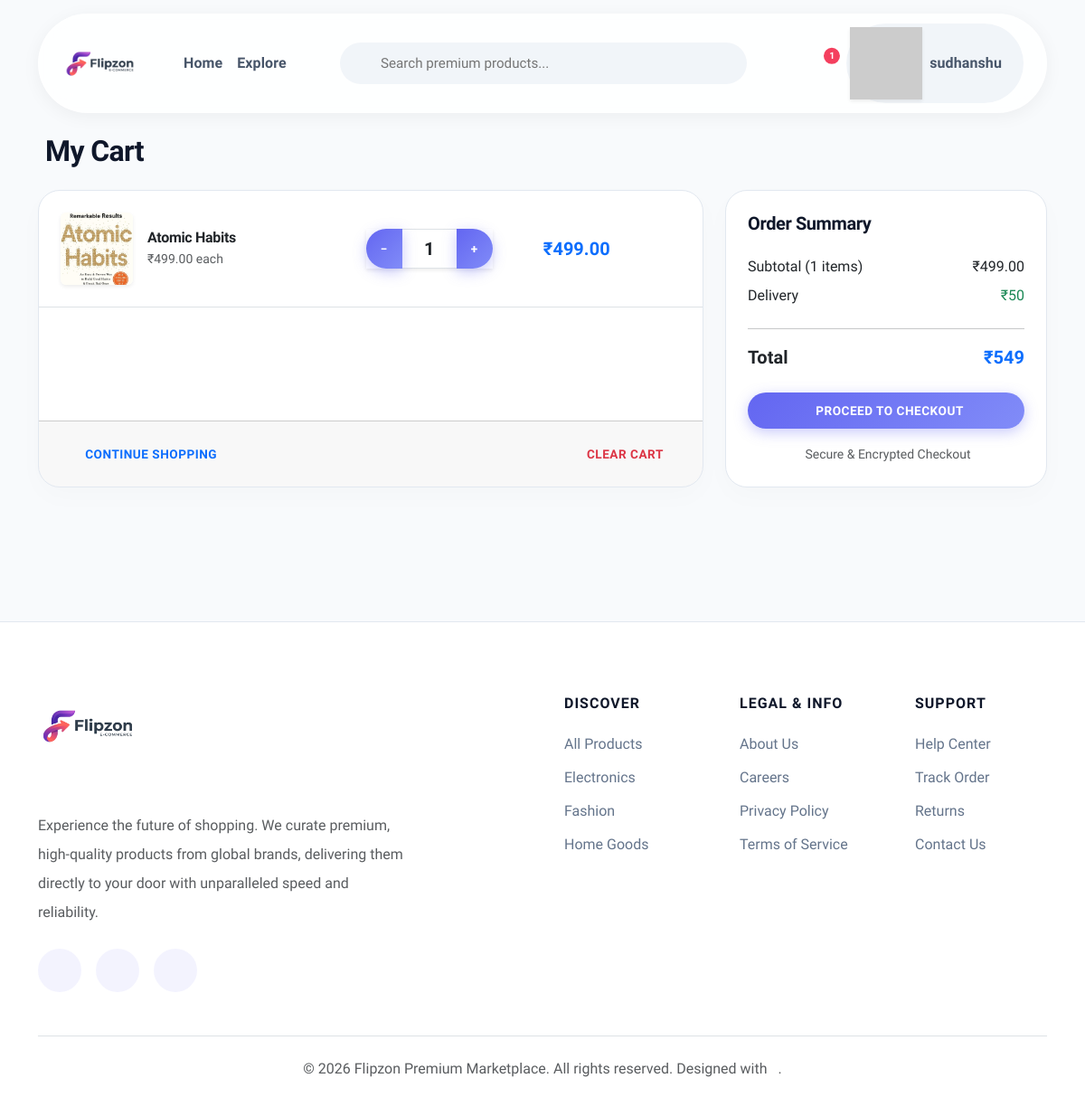
The app's page /cart/ (signed in) with its own data.
### cart/models.py (models this page shows, shortened)
class CartItem(models.Model):
    cart = models.ForeignKey(Cart, on_delete=models.CASCADE, related_name='items')
    product = models.ForeignKey(Product, on_delete=models.CASCADE)
    quantity = models.PositiveIntegerField(default=1)
    added_at = models.DateTimeField(auto_now_add=True)
    @property
    def total_price(self):
        return self.product.final_price * self.quantity

class Cart(models.Model):
    user = models.OneToOneField(User, on_delete=models.CASCADE, null=True, blank=True)
    session_key = models.CharField(max_length=40, null=True, blank=True)
    created_at = models.DateTimeField(auto_now_add=True)
    updated_at = models.DateTimeField(auto_now=True)
    @property
    def total_price(self):
        return sum(item.total_price for item in self.items.all())
    @property
    def total_items(self):
        return sum(item.quantity for item in self.items.all())

### store/models.py (models this page shows, shortened)
class Product(models.Model):
    category = models.ForeignKey(Category, on_delete=models.CASCADE, related_name='products')
    name = models.CharField(max_length=200)
    slug = models.SlugField(unique=True, blank=True)
    description = models.TextField()
    price = models.DecimalField(max_digits=10, decimal_places=2)
    discount_price = models.DecimalField(max_digits=10, decimal_places=2, blank=True, null=True)
    image = models.ImageField(upload_to='products/')
    stock = models.PositiveIntegerField(default=0)
    available = models.BooleanField(default=True)
    featured = models.BooleanField(default=False)
    created_at = models.DateTimeField(auto_now_add=True)
    updated_at = models.DateTimeField(auto_now=True)
    class Meta:
        ordering = ['-created_at']
    @property
    def final_price(self):
        return self.discount_price if self.discount_price else self.price

### cart/views.py (the view)
# urls.py: path('', views.cart_detail, name='detail'),
def cart_detail(request):
    cart = get_or_create_cart(request)
    return render(request, 'cart/cart.html', {'cart': cart})

### cart/context_processors.py (called while the page is built)
def cart_count(request):
    count = 0
    try:
        if request.user.is_authenticated:
            cart = Cart.objects.filter(user=request.user).first()
        else:
            session_key = request.session.session_key
            cart = Cart.objects.filter(session_key=session_key).first() if session_key else None
        if cart:
            count = cart.total_items
    except Exception:
        pass
    return {'cart_count': count}

### cart/views.py (called while the page is built)
def get_or_create_cart(request):
    if request.user.is_authenticated:
        cart, _ = Cart.objects.get_or_create(user=request.user)
    else:
        if not request.session.session_key:
            request.session.create()
        cart, _ = Cart.objects.get_or_create(session_key=request.session.session_key)
    return cart

### templates/cart/cart.html (shortened to what this page needs)
{% extends 'base.html' %}
{% block content %}
<div class="container py-5">
    <h2 class="fw-bold mb-4">My Cart</h2>
    {% if cart.items.exists %}
    <div class="row g-4">
        <div class="col-md-8">
            <div class="card">
                <div class="card-body p-0">
                    {% for item in cart.items.all %}
                    <div class="p-4 border-bottom">
                        <div class="row align-items-center g-3">
                            <div class="col-12 col-md-5">
                                <div class="d-flex align-items-center">
                                    {% if item.product.image %}
                                    <img src="{{ item.product.image.url }}" class="rounded shadow-sm" style="width:80px;height:80px;object-fit:cover" alt="{{ item.product.name }}">
                                    {% else %}
                                    <div class="bg-light rounded d-flex align-items-center justify-content-center shadow-sm" style="width:80px;height:80px">
                                        <i class="fas fa-image fa-2x text-muted"></i>
                                    </div>
                                    {% endif %}
                                    <div class="ms-3">
                                        <h6 class="fw-bold mb-1">
                                            <a href="{% url 'store:product_detail' item.product.slug %}" class="text-dark text-decoration-none">{{ item.product.name }}</a>
                                        </h6>
                                        <small class="text-muted d-block">₹{{ item.product.final_price }} each</small>
                                    </div>
                                </div>
                            </div>
                            <div class="col-12 col-md-7">
                                <div class="row align-items-center g-2 g-md-4">
                                    <div class="col-auto ms-md-auto">
                                        <form action="{% url 'cart:update' item.id %}" method="post" class="m-0">
                                            <div class="input-group shadow-sm" style="width: 140px;">
                                                <button type="submit" name="quantity" value="{{ item.quantity|add:'-1' }}" class="btn btn-primary px-3 fw-bold">
                                                    &minus;
                                                </button>
                                                <span class="form-control text-center fw-bold bg-white fs-5" style="min-width: 50px;">{{ item.quantity }}</span>
                                                <button type="submit" name="quantity" value="{{ item.quantity|add:'1' }}" class="btn btn-primary px-3 fw-bold">
                                                    &plus;
                                                </button>
                                            </div>
                                        </form>
                                    </div>
                                    <div class="col col-md-auto text-end" style="min-width: 130px;">
                                        <span class="fw-bold text-primary fs-5">₹{{ item.total_price }}</span>
                                    </div>
                                    <div class="col-auto">
                                        <a href="{% url 'cart:remove' item.id %}" class="btn btn-sm btn-outline-danger border-0" onclick="return confirm('Remove this item?')">
                                        </a>
                                    </div>
                                </div>
                            </div>
                        </div>
                    </div>
                    {% endfor %}
                </div>
                <div class="card-footer d-flex justify-content-between py-3">
                    <a href="{% url 'store:product_list' %}" class="btn btn-outline-primary">
                        Continue Shopping
                    </a>
                    <a href="{% url 'cart:clear' %}" class="btn btn-outline-danger" onclick="return confirm('Clear all items?')">
                        Clear Cart
                    </a>
                </div>
            </div>
        </div>
        <div class="col-md-4">
            <div class="card p-4">
                <h5 class="fw-bold mb-4">Order Summary</h5>
                <div class="d-flex justify-content-between mb-2">
                    <span>Subtotal ({{ cart.total_items }} items)</span>
                    <span>₹{{ cart.total_price }}</span>
                </div>
                <div class="d-flex justify-content-between mb-2">
                    <span>Delivery</span>
                    <span class="text-success">{% if cart.total_price >= 500 %}FREE{% else %}₹50{% endif %}</span>
                </div>
                <hr>
                <div class="d-flex justify-content-between fw-bold fs-5 mb-4">
                    <span>Total</span>
                    <span class="text-primary">₹{% if cart.total_price >= 500 %}{{ cart.total_price }}{% else %}{{ cart.total_price|add:50 }}{% endif %}</span>
                </div>
                {% if user.is_authenticated %}
                <a href="{% url 'orders:checkout' %}" class="btn btn-primary w-100 btn-lg">
                    Proceed to Checkout
                </a>
                {% else %}
                <a href="{% url 'accounts:login' %}?next={% url 'orders:checkout' %}" class="btn btn-primary w-100 btn-lg">
                    <i class="fas fa-sign-in-alt me-2"></i>Login to Checkout
                </a>
                {% endif %}
                <p class="text-center text-muted mt-3 mb-0"><small>Secure & Encrypted Checkout</small></p>
            </div>
        </div>
    </div>
    {% endif %}
</div>
{% endblock %}

### templates/base.html (shortened to what this page needs)
{% load static %}
<!DOCTYPE html>
<html lang="en">
<head>
    <link href="https://cdn.jsdelivr.net/npm/bootstrap@5.3.0/dist/css/bootstrap.min.css" rel="stylesheet">
    <link href="https://unpkg.com/aos@2.3.1/dist/aos.css" rel="stylesheet">
</head>
<body>
    <div class="navbar-wrapper d-none d-md-block">
        <div class="container">
            <nav class="navbar navbar-expand-lg navbar-light navbar-custom">
                <a class="navbar-brand py-0 me-4 d-flex align-items-center" href="{% url 'store:home' %}">
                    <img src="{% static 'images/logo.png' %}" alt="Flipzon" class="brand-logo me-2"
                        onerror="this.src=''; this.alt='Flipzon Logo Missing'; this.style.fontSize='1.4rem'; this.style.fontWeight='800';">
                </a>
                <ul class="navbar-nav me-3">
                    <li class="nav-item"><a class="nav-link" href="{% url 'store:home' %}">Home</a></li>
                    <li class="nav-item"><a class="nav-link" href="{% url 'store:product_list' %}">Explore</a></li>
                </ul>
                <form class="search-container mx-auto" action="{% url 'store:product_list' %}" method="get">
                    <input class="search-input" type="search" name="q" placeholder="Search premium products..."
                        value="{{ request.GET.q }}">
                </form>
                <ul class="navbar-nav ms-auto align-items-center">
                    <li class="nav-item mx-2">
                        <a class="nav-link position-relative px-2" href="{% url 'cart:detail' %}">
                            {% if cart_count > 0 %}
                            <span class="position-absolute top-0 start-100 translate-middle badge rounded-pill badge-cart">{{ cart_count }}</span>
                            {% endif %}
                        </a>
                    </li>
                    {% if user.is_authenticated %}
                    <li class="nav-item dropdown ms-2">
                        <a class="nav-link align-items-center d-flex p-1 pe-3 rounded-pill" style="background:#F1F5F9;"
                            href="#" data-bs-toggle="dropdown">
                            <img src="https://ui-avatars.com/api/?name={{ user.username }}&background=6366F1&color=fff&rounded=true&size=36"
                                class="me-2 shadow-sm" alt="avatar">
                            <span class="fw-bold fs-6">{{ user.username }}</span>
                        </a>
                    </li>
                    {% else %}
                    <li class="nav-item ms-3"><a class="btn btn-outline" href="{% url 'accounts:login' %}">Log In</a>
                    </li>
                    <li class="nav-item ms-2"><a class="btn btn-primary" href="{% url 'accounts:register' %}">Sign
                            Up</a></li>
                    {% endif %}
                </ul>
            </nav>
        </div>
    </div>
    <div class="d-none d-md-block" style="height: 100px;"></div>
    <div class="toast-container position-fixed top-0 end-0 p-3 pt-5 mt-md-0 mt-5">
    </div>
    {% block content %}{% endblock %}
    <footer class="footer">
        <div class="container">
            <div class="row g-5">
                <div class="col-md-5 pe-md-5">
                    <div class="mb-4" style="margin: -35px 0 -15px -15px;">
                        <img src="{% static 'images/logo.png' %}" alt="Flipzon"
                            style="height: 140px; object-fit: contain;"
                            onerror="this.src=''; this.alt='Flipzon Logo Missing'; this.style.fontSize='1.5rem'; this.style.fontWeight='800'; this.style.color='#0F172A';">
                    </div>
                    <p class="mb-4 text-muted fs-6 lh-lg">Experience the future of shopping. We curate premium,
                        high-quality products from global brands, delivering them directly to your door with
                        unparalleled speed and reliability.</p>
                    <div class="d-flex align-items-center gap-3">
                        <a href="#" class="social-link"></a>
                        <a href="#" class="social-link"></a>
                        <a href="#" class="social-link"></a>
                    </div>
                </div>
                <div class="col-6 col-md-2 offset-md-1">
                    <h6>Discover</h6>
                    <a href="{% url 'store:product_list' %}">All Products</a>
                    <a href="{% url 'store:product_list' %}?category=electronics">Electronics</a>
                    <a href="{% url 'store:product_list' %}?category=clothing">Fashion</a>
                    <a href="{% url 'store:product_list' %}?category=home">Home Goods</a>
                </div>
                <div class="col-6 col-md-2">
                    <h6>Legal & Info</h6>
                    <a href="#">About Us</a>
                    <a href="#">Careers</a>
                    <a href="#">Privacy Policy</a>
                    <a href="#">Terms of Service</a>
                </div>
                <div class="col-md-2">
                    <h6>Support</h6>
                    <a href="#">Help Center</a>
                    <a href="#">Track Order</a>
                    <a href="#">Returns</a>
                    <a href="#">Contact Us</a>
                </div>
            </div>
            <div class="mt-5 pt-4 border-top text-center text-muted fw-medium fs-7">
                &copy; 2026 Flipzon Premium Marketplace. All rights reserved. Designed with .
            </div>
        </div>
    </footer>
</body>
</html>

### records on screen
CartItem: product.image (picture), product.name "Atomic Habits", product.final_price "499.00", quantity "1", total_price "499.00"
Cart: total_items "1", total_price "499.00", total_price|add "549"

### other values on screen
{{ cart_count }} "1"
{{ user.username }} "sudhanshu"
